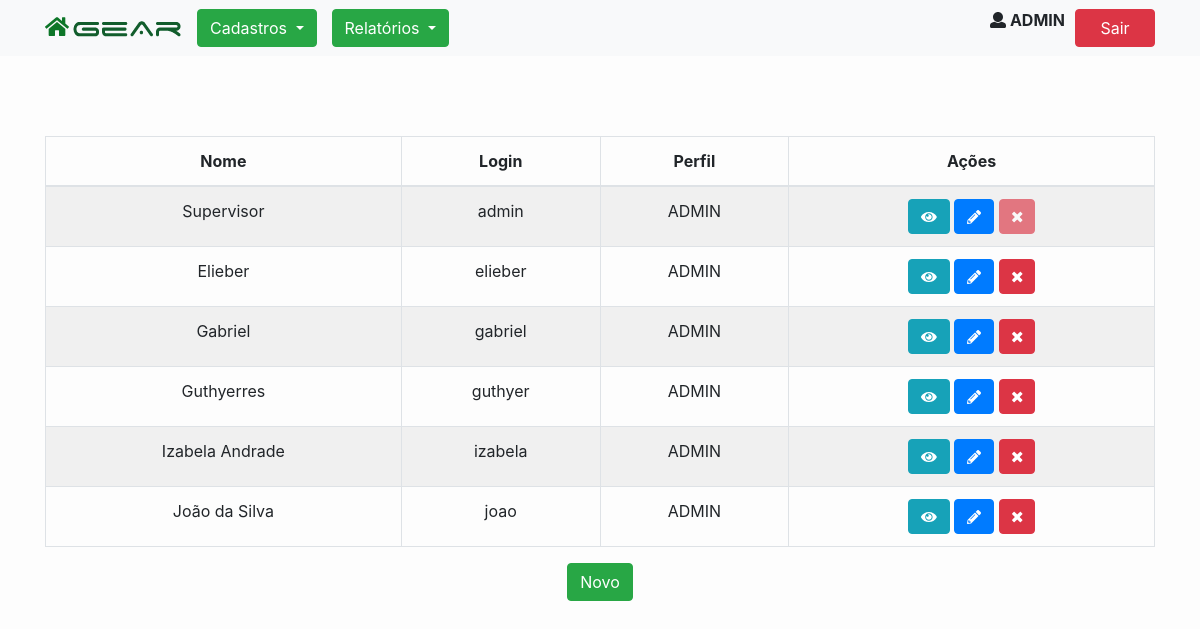
Page /usuario-lista.php (signed in) on the committed database.
### tables this page shows
CREATE TABLE `tb_usuario` (
  `id` int(11) NOT NULL AUTO_INCREMENT,
  `nome` varchar(60) NOT NULL,
  `login` varchar(10) NOT NULL,
  `senha` varchar(5) DEFAULT NULL,
  `perfil` enum('ADMIN', 'USUARIO') NOT NULL,
  `ativo` tinyint(4) NOT NULL,
  `cnpj_empresa` varchar(14) NOT NULL,
  PRIMARY KEY (`id`)
);

### UsuarioBO.php (called while the page is built, shortened)
<?php
require_once'Usuario.php';
class UsuarioBO {
    static function findAll(){
        $cnpj = $_SESSION['login']['cnpj_empresa'];
        $sql = "SELECT * FROM tb_usuario WHERE cnpj_empresa = :cnpj_empresa ORDER BY login";
        $DB = db_connect();
        $stmt = $DB->prepare($sql);
        $stmt->bindParam(':cnpj_empresa', $cnpj);
        $stmt->execute();
        return $stmt->fetchAll(PDO::FETCH_CLASS, 'Usuario');
    }
}

### Usuario.php (called while the page is built, shortened)
<?php
class Usuario {
    private $id;
    private $nome;
    private $login;
    private $perfil;
    public function getId()
    {
        return $this->id;
    }
    public function getNome()
    {
        return $this->nome;
    }
    public function getLogin()
    {
        return $this->login;
    }
    public function getPerfil()
    {
        return $this->perfil;
    }
}

### helpers.php (called while the page is built, shortened)
<?php
function estaLogado()
{
    return true;
}
function adminLogado(){
    if($_SESSION['login']['admin'] == true){
        return true;
    }
    return false;
}

### usuario-lista.php (the view, shortened to what this page needs)
<?php include('header.php');
require_once('UsuarioBO.php');
    $usuarios = UsuarioBO::findAll();
?>
<div class="container centralizar">
  <table class="table-fixed table table-striped table-bordered">
            <thead>
                <tr>
                    <th>Nome</th>
                    <th>Login</th>
                    <th>Perfil</th>
                    <th>Ações</th>
                </tr>
            </thead>
            <tbody>
                <?php foreach ($usuarios as $usuario):?>
                    <tr>
                        <td><?=$usuario->getNome()?></td>
                        <td><?=$usuario->getLogin()?></td>
                        <td><?=$usuario->getPerfil()?></td>
                        <td>
                            <form action="#" method="post">
                                <button class="tooltip btn btn-info" type="submit" formaction="#">
                                    <i class="fas fa-eye"></i>
                                </button>
                                <button class="tooltip btn btn-primary
                                    <?php
                                        if(!adminLogado() && $_SESSION['login']['usuario'] != $usuario->getLogin()):
                                            echo "disabled" ?>" <?php echo "disabled";
                                        endif;?> type="submit" formaction="#">
                                    <i class="fas fa-pencil-alt"></i>
                                </button>
                                <button class="tooltip btn btn-danger
                                    <?php
                                        if(adminLogado() && $_SESSION['login']['usuario'] == $usuario->getLogin()):
                                            echo "disabled" ?>" <?php echo "disabled";
                                        elseif (!adminLogado()):
                                            echo "disabled" ?>" <?php echo "disabled";
                                        endif;?>
                                        type="submit" formaction="servico-remover.php?id=<?=$usuario->getId()?>">
                                    <i class="fas fa-times"></i>
                                </button>
                            </form>
                        </td>
                    </tr>
                <?php endforeach;?>
                 </tbody>
        </table>
    </div>
<div class="container">
    <input type="button" onclick="window.location.href='usuario-cadastro.php';" class="btn btn-success <?php if(!adminLogado()) echo "disabled" ?>" <?php if(!adminLogado()) echo "disabled" ?> value="Novo"/>
</div>
<?php include('footer.php')?>

### header.php (shortened to what this page needs)
<?php
    require_once('helpers.php');
?>
<!DOCTYPE html>
<html>
<head>
    <link rel="stylesheet" type="text/css" href="css/fa-svg-with-js.css"/>
	<link rel="stylesheet" type="text/css" href="css/bootstrap.min.css"/>
	<link rel="stylesheet" type="text/css" href="css/style.css"/>
</head>
<body>
<div class="navbar navbar-expand-lg navbar-light bg-light">
    <div class="container">
        <div class="navbar-header" >
            <a href="home.php"><i style="color: #0D7628; margin-right: 3px;" class="fas fa-home fa-lg"></i><img src="img/logo_small.png" alt="logo sistema gear"/></a>
        </div>
        <div class="collapse navbar-collapse">
            <ul class="navbar-nav mr-auto">
                <li class="nav-item active">
                    <div class="dropdown">
                        <button class="btn btn-success btn-home dropdown-toggle" type="button" data-toggle="dropdown" id="dropdownCadastro" aria-haspopup="true" aria-expanded="false">
                            Cadastros
                        </button>
                    </div>
                </li>
                <li class="nav-item active">
                    <div class="dropdown">
                        <button class="btn btn-success btn-home dropdown-toggle" type="button" data-toggle="dropdown" id="dropdownCadastro" aria-haspopup="true" aria-expanded="false">
                            Relatórios
                        </button>
                    </div>
                </li>
            </ul>
            <p><i class="fas fa-user"></i><b> <?php echo strtoupper($_SESSION['login']['usuario']) ?></b></p>
            <form action="logout.php" method="post">
                <button style="margin-left: 10px;"class="btn btn-danger btn-sair">Sair</button>
            </form>
        </div>
    </div>
</div>

### footer.php
</body>
</html>

### css/fa-svg-with-js.css (style rules this page uses)
svg:not(:root).svg-inline--fa { overflow: visible; }
.svg-inline--fa { display: inline-block; font-size: inherit; height: 1em; overflow: visible; vertical-align: -.125em; }
.svg-inline--fa.fa-lg { vertical-align: -.225em; }
.svg-inline--fa.fa-w-12 { width: 0.75em; }
.svg-inline--fa.fa-w-16 { width: 1em; }
.svg-inline--fa.fa-w-18 { width: 1.125em; }
.fa-lg { font-size: 1.33333em; line-height: 0.75em; vertical-align: -.0667em; }

### css/style.css (style rules this page uses)
body { text-align: center; background-color: #fdfdfd; }
.btn-sair { width: 80px; }
.btn-home { margin-left: 15px; }
.disabled { cursor: default; }
.centralizar { margin: auto; margin-top: 5em; text-align: center; }
.centralizar { text-align: center; }
.tooltip { position: relative; display: inline-block; opacity: 1; }

### rows in the picture
tb_usuario: nome "Supervisor", login "admin", perfil "ADMIN"
tb_usuario: nome "Elieber", login "elieber", perfil "ADMIN"
tb_usuario: nome "Gabriel", login "gabriel", perfil "ADMIN"
tb_usuario: nome "Guthyerres", login "guthyer", perfil "ADMIN"
tb_usuario: nome "Izabela Andrade", login "izabela", perfil "ADMIN"
tb_usuario: nome "João da Silva", login "joao", perfil "ADMIN"

### other values in the picture
$_SESSION['login']['usuario'] "ADMIN"
